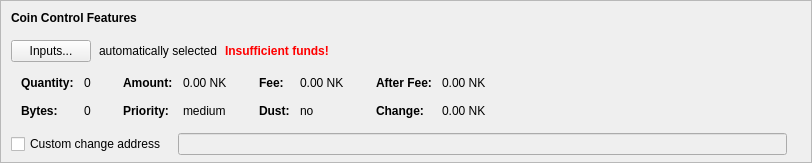
    <widget class="QFrame" name="frameCoinControl">
     <property name="sizePolicy">
      <sizepolicy hsizetype="Expanding" vsizetype="Expanding">
       <horstretch>0</horstretch>
       <verstretch>0</verstretch>
      </sizepolicy>
     </property>
     <property name="maximumSize">
      <size>
       <width>16777215</width>
       <height>16777215</height>
      </size>
     </property>
     <property name="frameShape">
      <enum>QFrame::StyledPanel</enum>
     </property>
     <property name="frameShadow">
      <enum>QFrame::Sunken</enum>
     </property>
     <layout class="QVBoxLayout" name="verticalLayoutCoinControl2">
      <property name="spacing">
       <number>0</number>
      </property>
      <property name="leftMargin">
       <number>0</number>
      </property>
      <property name="topMargin">
       <number>0</number>
      </property>
      <property name="rightMargin">
       <number>0</number>
      </property>
      <property name="bottomMargin">
       <number>6</number>
      </property>
      <item>
       <layout class="QVBoxLayout" name="verticalLayoutCoinControl" stretch="0,0,0,0,1">
        <property name="spacing">
         <number>0</number>
        </property>
        <property name="leftMargin">
         <number>10</number>
        </property>
        <property name="topMargin">
         <number>10</number>
        </property>
        <item>
         <layout class="QHBoxLayout" name="horizontalLayoutCoinControl1">
          <property name="bottomMargin">
           <number>15</number>
          </property>
          <item>
           <widget class="QLabel" name="labelCoinControlFeatures">
            <property name="sizePolicy">
             <sizepolicy hsizetype="Preferred" vsizetype="Maximum">
              <horstretch>0</horstretch>
              <verstretch>0</verstretch>
             </sizepolicy>
            </property>
            <property name="font">
             <font>
              <weight>75</weight>
              <bold>true</bold>
             </font>
            </property>
            <property name="styleSheet">
             <string notr="true">font-weight:bold;</string>
            </property>
            <property name="text">
             <string>Coin Control Features</string>
            </property>
           </widget>
          </item>
         </layout>
        </item>
        <item>
         <layout class="QHBoxLayout" name="horizontalLayoutCoinControl2" stretch="0,0,0,0">
          <property name="spacing">
           <number>8</number>
          </property>
          <property name="bottomMargin">
           <number>10</number>
          </property>
          <item>
           <widget class="QPushButton" name="pushButtonCoinControl">
            <property name="styleSheet">
             <string notr="true"/>
            </property>
            <property name="text">
             <string>Inputs...</string>
            </property>
            <property name="autoDefault">
             <bool>false</bool>
            </property>
           </widget>
          </item>
          <item>
           <widget class="QLabel" name="labelCoinControlAutomaticallySelected">
            <property name="text">
             <string>automatically selected</string>
            </property>
            <property name="margin">
             <number>5</number>
            </property>
           </widget>
          </item>
          <item>
           <widget class="QLabel" name="labelCoinControlInsuffFunds">
            <property name="font">
             <font>
              <weight>75</weight>
              <bold>true</bold>
             </font>
            </property>
            <property name="styleSheet">
             <string notr="true">color:red;font-weight:bold;</string>
            </property>
            <property name="text">
             <string>Insufficient funds!</string>
            </property>
            <property name="margin">
             <number>5</number>
            </property>
           </widget>
          </item>
          <item>
           <spacer name="horizontalSpacerCoinControl">
            <property name="orientation">
             <enum>Qt::Horizontal</enum>
            </property>
            <property name="sizeHint" stdset="0">
             <size>
              <width>40</width>
              <height>1</height>
             </size>
            </property>
           </spacer>
          </item>
         </layout>
        </item>
        <item>
         <widget class="QWidget" name="widgetCoinControl" native="true">
          <property name="sizePolicy">
           <sizepolicy hsizetype="Preferred" vsizetype="Preferred">
            <horstretch>0</horstretch>
            <verstretch>0</verstretch>
           </sizepolicy>
          </property>
          <property name="minimumSize">
           <size>
            <width>0</width>
            <height>0</height>
           </size>
          </property>
          <property name="styleSheet">
           <string notr="true"/>
          </property>
          <layout class="QHBoxLayout" name="horizontalLayoutCoinControl5">
           <property name="leftMargin">
            <number>0</number>
           </property>
           <property name="topMargin">
            <number>0</number>
           </property>
           <property name="rightMargin">
            <number>0</number>
           </property>
           <property name="bottomMargin">
            <number>0</number>
           </property>
           <item>
            <layout class="QHBoxLayout" name="horizontalLayoutCoinControl3" stretch="0,0,0,1">
             <property name="spacing">
              <number>20</number>
             </property>
             <property name="topMargin">
              <number>0</number>
             </property>
             <property name="bottomMargin">
              <number>10</number>
             </property>
             <item>
              <layout class="QFormLayout" name="formLayoutCoinControl1">
               <property name="horizontalSpacing">
                <number>10</number>
               </property>
               <property name="verticalSpacing">
                <number>14</number>
               </property>
               <property name="leftMargin">
                <number>10</number>
               </property>
               <property name="topMargin">
                <number>4</number>
               </property>
               <property name="rightMargin">
                <number>6</number>
               </property>
               <item row="0" column="0">
                <widget class="QLabel" name="labelCoinControlQuantityText">
                 <property name="font">
                  <font>
                   <weight>75</weight>
                   <bold>true</bold>
                  </font>
                 </property>
                 <property name="text">
                  <string>Quantity:</string>
                 </property>
                 <property name="margin">
                  <number>0</number>
                 </property>
                </widget>
               </item>
               <item row="0" column="1">
                <widget class="QLabel" name="labelCoinControlQuantity">
                 <property name="cursor">
                  <cursorShape>IBeamCursor</cursorShape>
                 </property>
                 <property name="contextMenuPolicy">
                  <enum>Qt::ActionsContextMenu</enum>
                 </property>
                 <property name="text">
                  <string notr="true">0</string>
                 </property>
                 <property name="margin">
                  <number>0</number>
                 </property>
                 <property name="textInteractionFlags">
                  <set>Qt::LinksAccessibleByMouse|Qt::TextSelectableByKeyboard|Qt::TextSelectableByMouse</set>
                 </property>
                </widget>
               </item>
               <item row="1" column="0">
                <widget class="QLabel" name="labelCoinControlBytesText">
                 <property name="font">
                  <font>
                   <weight>75</weight>
                   <bold>true</bold>
                  </font>
                 </property>
                 <property name="text">
                  <string>Bytes:</string>
                 </property>
                </widget>
               </item>
               <item row="1" column="1">
                <widget class="QLabel" name="labelCoinControlBytes">
                 <property name="cursor">
                  <cursorShape>IBeamCursor</cursorShape>
                 </property>
                 <property name="contextMenuPolicy">
                  <enum>Qt::ActionsContextMenu</enum>
                 </property>
                 <property name="text">
                  <string notr="true">0</string>
                 </property>
                 <property name="textInteractionFlags">
                  <set>Qt::LinksAccessibleByMouse|Qt::TextSelectableByKeyboard|Qt::TextSelectableByMouse</set>
                 </property>
                </widget>
               </item>
              </layout>
             </item>
             <item>
              <layout class="QFormLayout" name="formLayoutCoinControl2">
               <property name="horizontalSpacing">
                <number>10</number>
               </property>
               <property name="verticalSpacing">
                <number>14</number>
               </property>
               <property name="leftMargin">
                <number>6</number>
               </property>
               <property name="topMargin">
                <number>4</number>
               </property>
               <property name="rightMargin">
                <number>6</number>
               </property>
               <item row="0" column="0">
                <widget class="QLabel" name="labelCoinControlAmountText">
                 <property name="font">
                  <font>
                   <weight>75</weight>
                   <bold>true</bold>
                  </font>
                 </property>
                 <property name="text">
                  <string>Amount:</string>
                 </property>
                 <property name="margin">
                  <number>0</number>
                 </property>
                </widget>
               </item>
               <item row="0" column="1">
                <widget class="QLabel" name="labelCoinControlAmount">
                 <property name="cursor">
                  <cursorShape>IBeamCursor</cursorShape>
                 </property>
                 <property name="contextMenuPolicy">
                  <enum>Qt::ActionsContextMenu</enum>
                 </property>
                 <property name="text">
                  <string notr="true">0.00 NK</string>
                 </property>
                 <property name="textInteractionFlags">
                  <set>Qt::LinksAccessibleByMouse|Qt::TextSelectableByKeyboard|Qt::TextSelectableByMouse</set>
                 </property>
                </widget>
               </item>
               <item row="1" column="0">
                <widget class="QLabel" name="labelCoinControlPriorityText">
                 <property name="font">
                  <font>
                   <weight>75</weight>
                   <bold>true</bold>
                  </font>
                 </property>
                 <property name="text">
                  <string>Priority:</string>
                 </property>
                </widget>
               </item>
               <item row="1" column="1">
                <widget class="QLabel" name="labelCoinControlPriority">
                 <property name="cursor">
                  <cursorShape>IBeamCursor</cursorShape>
                 </property>
                 <property name="contextMenuPolicy">
                  <enum>Qt::ActionsContextMenu</enum>
                 </property>
                 <property name="text">
                  <string notr="true">medium</string>
                 </property>
                 <property name="textInteractionFlags">
                  <set>Qt::LinksAccessibleByMouse|Qt::TextSelectableByKeyboard|Qt::TextSelectableByMouse</set>
                 </property>
                </widget>
               </item>
              </layout>
             </item>
             <item>
              <layout class="QFormLayout" name="formLayoutCoinControl3">
               <property name="horizontalSpacing">
                <number>10</number>
               </property>
               <property name="verticalSpacing">
                <number>14</number>
               </property>
               <property name="leftMargin">
                <number>6</number>
               </property>
               <property name="topMargin">
                <number>4</number>
               </property>
               <property name="rightMargin">
                <number>6</number>
               </property>
               <item row="0" column="0">
                <widget class="QLabel" name="labelCoinControlFeeText">
                 <property name="font">
                  <font>
                   <weight>75</weight>
                   <bold>true</bold>
                  </font>
                 </property>
                 <property name="text">
                  <string>Fee:</string>
                 </property>
                 <property name="margin">
                  <number>0</number>
                 </property>
                </widget>
               </item>
               <item row="0" column="1">
                <widget class="QLabel" name="labelCoinControlFee">
                 <property name="cursor">
                  <cursorShape>IBeamCursor</cursorShape>
                 </property>
                 <property name="contextMenuPolicy">
                  <enum>Qt::ActionsContextMenu</enum>
                 </property>
                 <property name="text">
                  <string notr="true">0.00 NK</string>
                 </property>
                 <property name="textInteractionFlags">
                  <set>Qt::LinksAccessibleByMouse|Qt::TextSelectableByKeyboard|Qt::TextSelectableByMouse</set>
                 </property>
                </widget>
               </item>
               <item row="1" column="0">
                <widget class="QLabel" name="labelCoinControlLowOutputText">
                 <property name="font">
                  <font>
                   <weight>75</weight>
                   <bold>true</bold>
                  </font>
                 </property>
                 <property name="text">
                  <string>Dust:</string>
                 </property>
                </widget>
               </item>
               <item row="1" column="1">
                <widget class="QLabel" name="labelCoinControlLowOutput">
                 <property name="cursor">
                  <cursorShape>IBeamCursor</cursorShape>
                 </property>
                 <property name="contextMenuPolicy">
                  <enum>Qt::ActionsContextMenu</enum>
                 </property>
                 <property name="text">
                  <string notr="true">no</string>
                 </property>
                 <property name="textInteractionFlags">
                  <set>Qt::LinksAccessibleByMouse|Qt::TextSelectableByKeyboard|Qt::TextSelectableByMouse</set>
                 </property>
                </widget>
               </item>
              </layout>
             </item>
             <item>
              <layout class="QFormLayout" name="formLayoutCoinControl4">
               <property name="horizontalSpacing">
                <number>10</number>
               </property>
               <property name="verticalSpacing">
                <number>14</number>
               </property>
               <property name="leftMargin">
                <number>6</number>
               </property>
               <property name="topMargin">
                <number>4</number>
               </property>
               <property name="rightMargin">
                <number>6</number>
               </property>
               <item row="0" column="0">
                <widget class="QLabel" name="labelCoinControlAfterFeeText">
                 <property name="font">
                  <font>
                   <weight>75</weight>
                   <bold>true</bold>
                  </font>
                 </property>
                 <property name="text">
                  <string>After Fee:</string>
                 </property>
                 <property name="margin">
                  <number>0</number>
                 </property>
                </widget>
               </item>
               <item row="0" column="1">
                <widget class="QLabel" name="labelCoinControlAfterFee">
                 <property name="cursor">
                  <cursorShape>IBeamCursor</cursorShape>
                 </property>
                 <property name="contextMenuPolicy">
                  <enum>Qt::ActionsContextMenu</enum>
                 </property>
                 <property name="text">
                  <string notr="true">0.00 NK</string>
                 </property>
                 <property name="textInteractionFlags">
                  <set>Qt::LinksAccessibleByMouse|Qt::TextSelectableByKeyboard|Qt::TextSelectableByMouse</set>
                 </property>
                </widget>
               </item>
               <item row="1" column="0">
                <widget class="QLabel" name="labelCoinControlChangeText">
                 <property name="font">
                  <font>
                   <weight>75</weight>
                   <bold>true</bold>
                  </font>
                 </property>
                 <property name="text">
                  <string>Change:</string>
                 </property>
                </widget>
               </item>
               <item row="1" column="1">
                <widget class="QLabel" name="labelCoinControlChange">
                 <property name="cursor">
                  <cursorShape>IBeamCursor</cursorShape>
                 </property>
                 <property name="contextMenuPolicy">
                  <enum>Qt::ActionsContextMenu</enum>
                 </property>
                 <property name="text">
                  <string notr="true">0.00 NK</string>
                 </property>
                 <property name="textInteractionFlags">
                  <set>Qt::LinksAccessibleByMouse|Qt::TextSelectableByKeyboard|Qt::TextSelectableByMouse</set>
                 </property>
                </widget>
               </item>
              </layout>
             </item>
            </layout>
           </item>
          </layout>
         </widget>
        </item>
        <item>
         <layout class="QHBoxLayout" name="horizontalLayoutCoinControl4" stretch="0,0,0">
          <property name="spacing">
           <number>12</number>
          </property>
          <property name="sizeConstraint">
           <enum>QLayout::SetDefaultConstraint</enum>
          </property>
          <property name="topMargin">
           <number>5</number>
          </property>
          <property name="rightMargin">
           <number>5</number>
          </property>
          <item>
           <widget class="QCheckBox" name="checkBoxCoinControlChange">
            <property name="toolTip">
             <string>If this is activated, but the change address is empty or invalid, change will be sent to a newly generated address.</string>
            </property>
            <property name="text">
             <string>Custom change address</string>
            </property>
           </widget>
          </item>
          <item>
           <widget class="QValidatedLineEdit" name="lineEditCoinControlChange">
            <property name="enabled">
             <bool>false</bool>
            </property>
            <property name="sizePolicy">
             <sizepolicy hsizetype="Expanding" vsizetype="Fixed">
              <horstretch>0</horstretch>
              <verstretch>0</verstretch>
             </sizepolicy>
            </property>
           </widget>
          </item>
          <item>
           <widget class="QLabel" name="labelCoinControlChangeLabel">
            <property name="sizePolicy">
             <sizepolicy hsizetype="Preferred" vsizetype="Expanding">
              <horstretch>0</horstretch>
              <verstretch>0</verstretch>
             </sizepolicy>
            </property>
            <property name="minimumSize">
             <size>
              <width>0</width>
              <height>0</height>
             </size>
            </property>
            <property name="text">
             <string/>
            </property>
            <property name="margin">
             <number>3</number>
            </property>
           </widget>
          </item>
         </layout>
        </item>
        <item>
         <spacer name="verticalSpacerCoinControl">
          <property name="orientation">
           <enum>Qt::Vertical</enum>
          </property>
          <property name="sizeHint" stdset="0">
           <size>
            <width>800</width>
            <height>1</height>
           </size>
          </property>
         </spacer>
        </item>
       </layout>
      </item>
     </layout>
    </widget>
